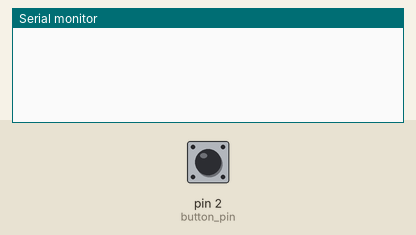
Recording of a sketch running on a simulated Arduino Uno, built with avr-gcc and run on an emulated ATmega328P. On the bench: the last lines printed to the serial monitor. The test bench sets the inputs (shaded band); at power-on: pin 2 (button_pin) LOW. Random numbers use the default seed unless the sketch sets one.

Above: at 1.2 s.
1.3 s: pin 2 (button_pin) pulled HIGH for 0.15 s
At 2.2 s:
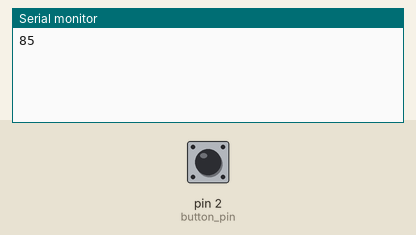
2.9 s: pin 2 (button_pin) pulled HIGH for 1 s
At 4.6 s:
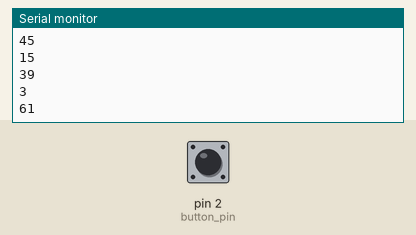
5.4 s: pin 2 (button_pin) pulled HIGH for 0.15 s
At 6.5 s:
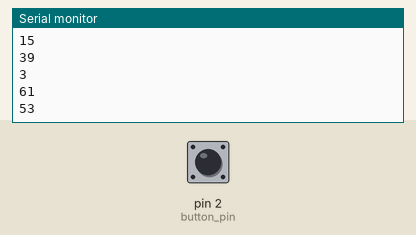
Timing chart, 0 to 8.4 s (numbered marks = the images above; inputs shaded):
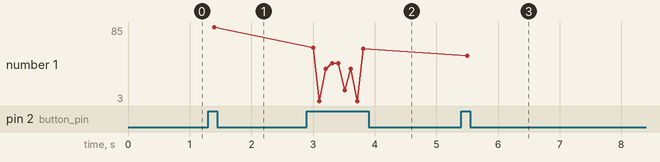

The sketch:

test4_13.ino
```cpp
int button_pin = 2;
void setup() {
  Serial.begin(9600);
  pinMode(button_pin , INPUT);
  randomSeed(analogRead(0));
}
void loop() {
  if(digitalRead(button_pin) == 1){
    boolean val = check_debounce(button_pin);
    if(val == 1){
      Serial.println(random(0,101));
    }
  }
}
boolean check_debounce(int button_pin){
  boolean previous_state = digitalRead(button_pin);
  for(int count=0;count<=100;count++){
    delay(1);
    boolean state = digitalRead(button_pin);
    if(previous_state != state){
      count = 0;
      previous_state = state;
    }
  }
  return previous_state;
}
```

Measured:
- after the input at 1.3 s, the serial monitor: prints a new line after 0.10 s (image 1)
- after the input at 2.9 s, the serial monitor: prints a new line after 0.10 s (image 2)
- after the input at 5.4 s, the serial monitor: prints a new line after 0.10 s (image 3)
- plotted number 1: 85 → 61 after the input at 2.9 s, 61 → 53 after the input at 5.4 s
